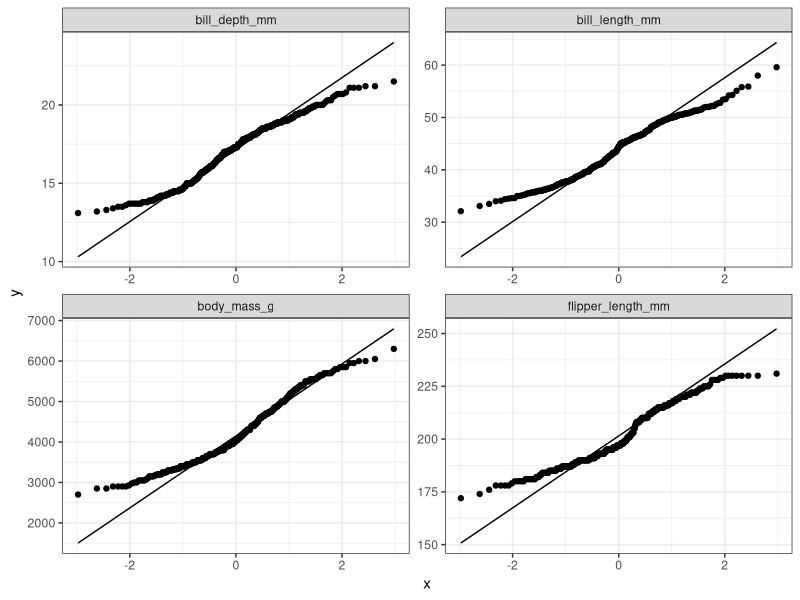
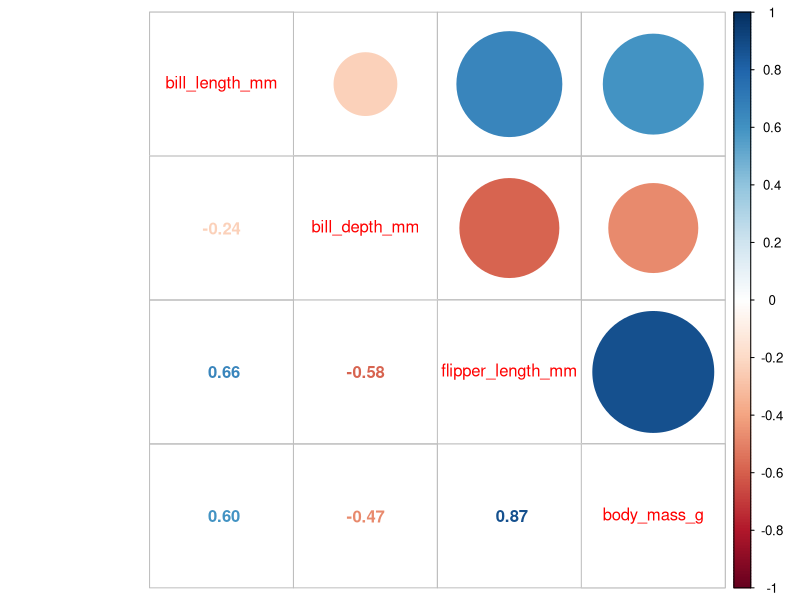
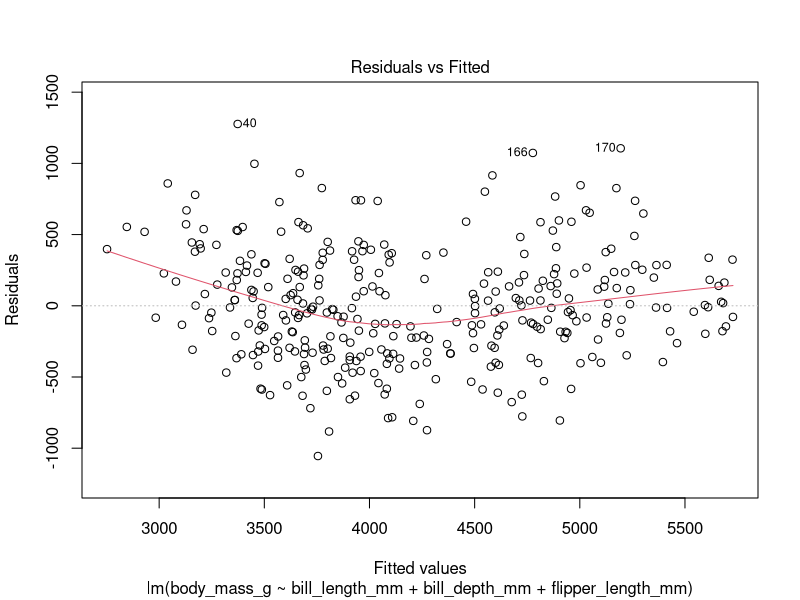
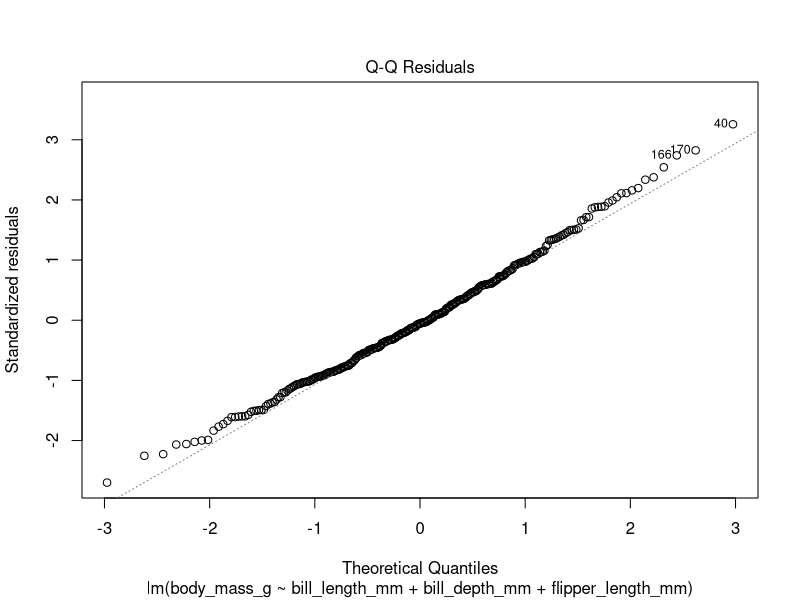
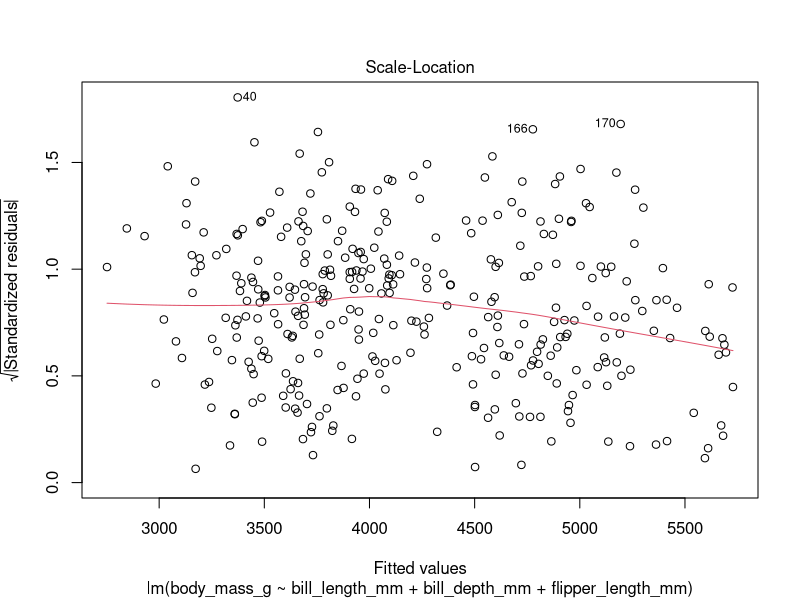
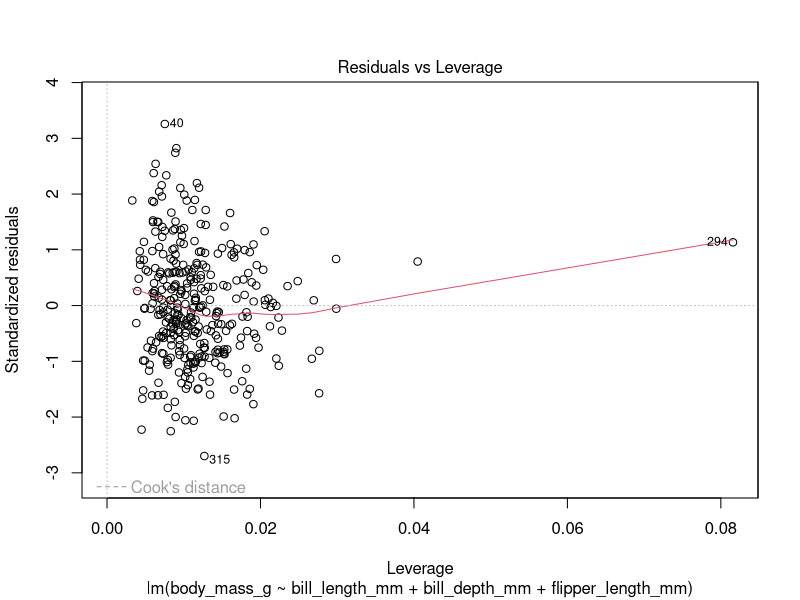
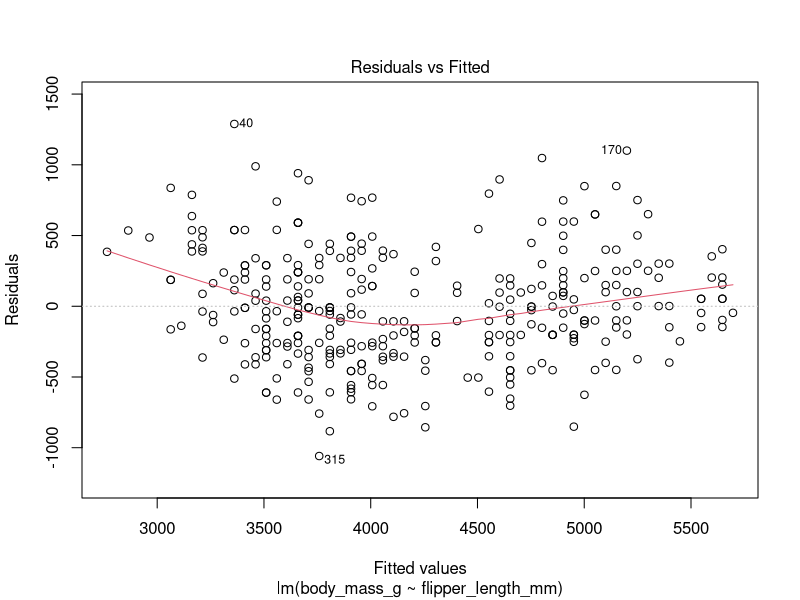
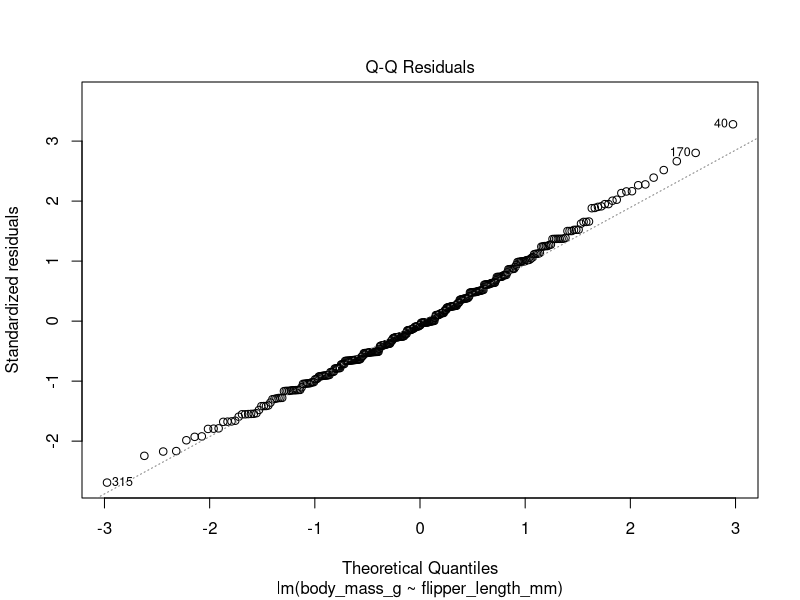

These figures' R source, in order:
## ---- chunk 1
library(tidyverse)
library(palmerpenguins)
## ---- chunk 2
penguins |> 
  glimpse()
## ---- chunk 3
map(
  .x = penguins |> 
    select(where(is.numeric), - year),
  .f = shapiro.test
)
## ---- chunk 4
penguins |> 
  select(
    where(is.numeric),
    - year
  ) |> 
  pivot_longer(everything()) |> 
  ggplot() +
  aes(sample = value) +
  geom_qq() +
  geom_qq_line() +
  facet_wrap(~ name, scales = "free") +
  theme_bw()
## ---- chunk 5
penguins |> 
  select(where(is.numeric), - year) |>
  drop_na() |> 
  cor() |> 
  corrplot::corrplot.mixed()
## ---- chunk 6
lm_body_mass <- lm(
  body_mass_g ~ bill_length_mm + bill_depth_mm + flipper_length_mm,
  data = penguins
)
## ---- chunk 7
lm_body_mass
summary(lm_body_mass)
## ---- chunk 8
anova(lm_body_mass)
car::Anova(lm_body_mass)
## ---- chunk 9
lm_body_mass$residuals |> 
  shapiro.test()
## ---- chunk 10
#| layout-ncol: 2
#| fig-cap: 
#|  - "La courbe rouge doit être la plus proche de la droite en pointillée"
#|  - "Les points doivent suivre la première diagonale en pointillée"
#|  - "La courbe rouge doit être la plus plate possible" 
#|  - "La courbe rouge doit être proche de la droite horizontale en pointillée"
plot(lm_body_mass)
## ---- chunk 11
car::vif(lm_body_mass)
## ---- chunk 12
lm_body_mass_2 <- lm(
  body_mass_g ~ bill_depth_mm + flipper_length_mm,
  data = penguins
)

summary(lm_body_mass_2)
anova(lm_body_mass, lm_body_mass_2)
AIC(lm_body_mass, lm_body_mass_2)
## ---- chunk 13
lm_body_mass_3 <- lm(
  body_mass_g ~ flipper_length_mm,
  data = penguins
)

summary(lm_body_mass_3)
anova(lm_body_mass_2, lm_body_mass_3)
AIC(lm_body_mass_2, lm_body_mass_3)
## ---- chunk 14
lm_body_mass_3$residuals |> 
  shapiro.test()
## ---- chunk 15
#| layout-ncol: 2
#| fig-cap: 
#|  - "La courbe rouge doit être la plus proche de la droite en pointillée"
#|  - "Les points doivent suivre la première diagonale en pointillée"
#|  - "La courbe rouge doit être la plus plate possible" 
#|  - "La courbe rouge doit être proche de la droite horizontale en pointillée"
plot(lm_body_mass_3)
## ---- chunk 16
ggplot(penguins) +
  aes(x = flipper_length_mm, y = body_mass_g) +
  geom_point(alpha = 0.4) +
  geom_smooth(method = "lm") +
  theme_classic()
## ---- chunk 17
ggplot(penguins) +
  aes(x = flipper_length_mm, y = body_mass_g, colour = species) +
  geom_point(alpha = 0.4) +
  geom_smooth(method = "lm") +
  theme_classic()
## ---- chunk 18
lm_body_mass_4 <- lm(
  body_mass_g ~ flipper_length_mm * species,
  data = penguins
)

summary(lm_body_mass_4)
car::Anova(lm_body_mass_4)
## ---- chunk 19
AIC(lm_body_mass_3, lm_body_mass_4)
## ---- chunk 20
library(multcomp)

summary(glht(lm_body_mass_4, linfct = mcp(species="Tukey")))
